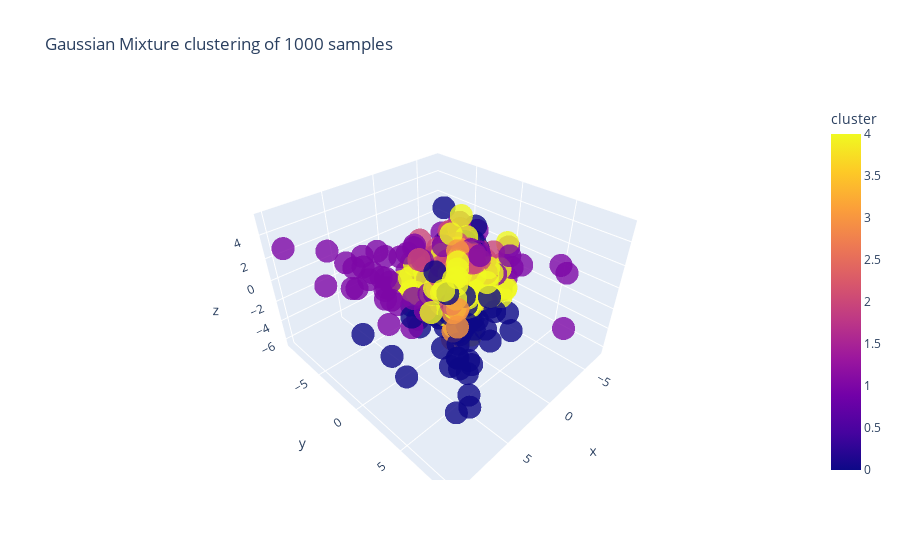

Notebook cell for this chart:
### Code cell
import numpy as np
# Select a random subset of samples
np.random.seed(42)
subset_indices = np.random.choice(X_pca.shape[0], size=1000, replace=False)
X_subset = X_pca[subset_indices]

# Run hierarchical clustering on the subset of data
model = sklearn.mixture.GaussianMixture(n_components=5)
Z = model.fit_predict(X_subset)

# Plot the dendrogram
import plotly.express as px

px.scatter_3d(
	x=X_subset[:, 0],
	y=X_subset[:, 1],
	z=X_subset[:, 2],
	color=Z,
	opacity=0.8,
	labels={"color": "cluster"},
	title="Gaussian Mixture clustering of 1000 samples",
)

### Figure 1 — Plotly figure (JSON) as saved in the notebook; plotly's stock layout.template omitted (floating-point values rounded to 4 significant figures; data arrays with more than 128 entries replaced by an {"elided": "..."} marker saying what was removed)
{"data": [{"hovertemplate": "x=%{x}<br>y=%{y}<br>z=%{z}<br>cluster=%{marker.color}<extra></extra>", "legendgroup": "", "marker": {"color": {"elided": "1000 int values"}, "coloraxis": "coloraxis", "opacity": 0.8, "symbol": "circle"}, "mode": "markers", "name": "", "scene": "scene", "showlegend": false, "type": "scatter3d", "x": {"elided": "1000 float values"}, "y": {"elided": "1000 float values"}, "z": {"elided": "1000 float values"}}], "layout": {"coloraxis": {"colorbar": {"title": {"text": "cluster"}}, "colorscale": [[0, "#0d0887"], [0.1111, "#46039f"], [0.2222, "#7201a8"], [0.3333, "#9c179e"], [0.4444, "#bd3786"], [0.5556, "#d8576b"], [0.6667, "#ed7953"], [0.7778, "#fb9f3a"], [0.8889, "#fdca26"], [1, "#f0f921"]]}, "legend": {"tracegroupgap": 0}, "scene": {"domain": {"x": [0, 1], "y": [0, 1]}, "xaxis": {"title": {"text": "x"}}, "yaxis": {"title": {"text": "y"}}, "zaxis": {"title": {"text": "z"}}}, "title": {"text": "Gaussian Mixture clustering of 1000 samples"}}}
